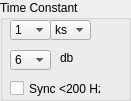
  <widget class="QGroupBox" name="groupBox">
   <property name="geometry">
    <rect>
     <x>0</x>
     <y>10</y>
     <width>131</width>
     <height>101</height>
    </rect>
   </property>
   <property name="title">
    <string>Time Constant</string>
   </property>
   <widget class="QComboBox" name="tauval">
    <property name="geometry">
     <rect>
      <x>10</x>
      <y>20</y>
      <width>41</width>
      <height>20</height>
     </rect>
    </property>
    <item>
     <property name="text">
      <string>1</string>
     </property>
    </item>
    <item>
     <property name="text">
      <string>3</string>
     </property>
    </item>
    <item>
     <property name="text">
      <string>10</string>
     </property>
    </item>
    <item>
     <property name="text">
      <string>30</string>
     </property>
    </item>
    <item>
     <property name="text">
      <string>100</string>
     </property>
    </item>
    <item>
     <property name="text">
      <string>300</string>
     </property>
    </item>
   </widget>
   <widget class="QComboBox" name="tauunit">
    <property name="geometry">
     <rect>
      <x>50</x>
      <y>20</y>
      <width>41</width>
      <height>20</height>
     </rect>
    </property>
    <item>
     <property name="text">
      <string>ks</string>
     </property>
    </item>
    <item>
     <property name="text">
      <string>s</string>
     </property>
    </item>
    <item>
     <property name="text">
      <string>ms</string>
     </property>
    </item>
    <item>
     <property name="text">
      <string>mus</string>
     </property>
    </item>
   </widget>
   <widget class="QComboBox" name="slopeval">
    <property name="geometry">
     <rect>
      <x>10</x>
      <y>50</y>
      <width>41</width>
      <height>20</height>
     </rect>
    </property>
    <item>
     <property name="text">
      <string>6</string>
     </property>
    </item>
    <item>
     <property name="text">
      <string>12</string>
     </property>
    </item>
    <item>
     <property name="text">
      <string>18</string>
     </property>
    </item>
    <item>
     <property name="text">
      <string>24</string>
     </property>
    </item>
   </widget>
   <widget class="QLabel" name="label_4">
    <property name="geometry">
     <rect>
      <x>60</x>
      <y>50</y>
      <width>21</width>
      <height>16</height>
     </rect>
    </property>
    <property name="text">
     <string>db</string>
    </property>
   </widget>
   <widget class="QCheckBox" name="synccheck">
    <property name="geometry">
     <rect>
      <x>10</x>
      <y>80</y>
      <width>91</width>
      <height>17</height>
     </rect>
    </property>
    <property name="text">
     <string>Sync &lt;200 Hz</string>
    </property>
   </widget>
  </widget>
